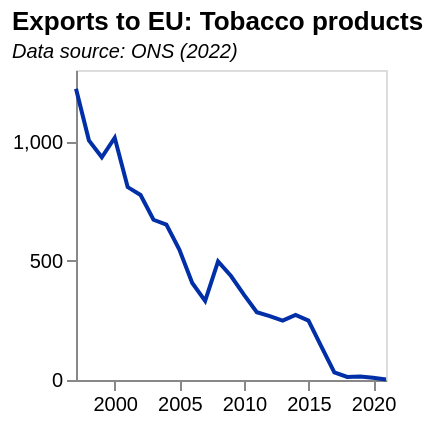

Vega-Lite specification for this chart:
### Vega-Lite specification from a JSON file in a GitHub repository (floating-point values rounded to 4 significant figures)
{"$schema": "https://vega.github.io/schema/vega-lite/v5.json", "data": {"values": [{"date": "1997", "label": "1997", "month": "", "quarter": "", "sourceDataset": "MQ10", "updateDate": "2021-12-15T00:00:00.000Z", "value": "1221", "year": "1997"}, {"date": "1998", "label": "1998", "month": "", "quarter": "", "sourceDataset": "MQ10", "updateDate": "2021-12-15T00:00:00.000Z", "value": "1005", "year": "1998"}, {"date": "1999", "label": "1999", "month": "", "quarter": "", "sourceDataset": "MQ10", "updateDate": "2021-12-15T00:00:00.000Z", "value": "934", "year": "1999"}, {"date": "2000", "label": "2000", "month": "", "quarter": "", "sourceDataset": "MQ10", "updateDate": "2021-12-15T00:00:00.000Z", "value": "1016", "year": "2000"}, {"date": "2001", "label": "2001", "month": "", "quarter": "", "sourceDataset": "MQ10", "updateDate": "2021-12-15T00:00:00.000Z", "value": "809", "year": "2001"}, {"date": "2002", "label": "2002", "month": "", "quarter": "", "sourceDataset": "MQ10", "updateDate": "2021-12-15T00:00:00.000Z", "value": "776", "year": "2002"}, {"date": "2003", "label": "2003", "month": "", "quarter": "", "sourceDataset": "MQ10", "updateDate": "2021-12-15T00:00:00.000Z", "value": "672", "year": "2003"}, {"date": "2004", "label": "2004", "month": "", "quarter": "", "sourceDataset": "MQ10", "updateDate": "2021-12-15T00:00:00.000Z", "value": "652", "year": "2004"}, {"date": "2005", "label": "2005", "month": "", "quarter": "", "sourceDataset": "MQ10", "updateDate": "2021-12-15T00:00:00.000Z", "value": "547", "year": "2005"}, {"date": "2006", "label": "2006", "month": "", "quarter": "", "sourceDataset": "MQ10", "updateDate": "2021-12-15T00:00:00.000Z", "value": "407", "year": "2006"}, {"date": "2007", "label": "2007", "month": "", "quarter": "", "sourceDataset": "MQ10", "updateDate": "2021-12-15T00:00:00.000Z", "value": "332", "year": "2007"}, {"date": "2008", "label": "2008", "month": "", "quarter": "", "sourceDataset": "MQ10", "updateDate": "2021-12-15T00:00:00.000Z", "value": "497", "year": "2008"}, {"date": "2009", "label": "2009", "month": "", "quarter": "", "sourceDataset": "MQ10", "updateDate": "2021-12-15T00:00:00.000Z", "value": "436", "year": "2009"}, {"date": "2010", "label": "2010", "month": "", "quarter": "", "sourceDataset": "MQ10", "updateDate": "2021-12-15T00:00:00.000Z", "value": "358", "year": "2010"}, {"date": "2011", "label": "2011", "month": "", "quarter": "", "sourceDataset": "MQ10", "updateDate": "2021-12-15T00:00:00.000Z", "value": "284", "year": "2011"}, {"date": "2012", "label": "2012", "month": "", "quarter": "", "sourceDataset": "MQ10", "updateDate": "2021-12-15T00:00:00.000Z", "value": "268", "year": "2012"}, {"date": "2013", "label": "2013", "month": "", "quarter": "", "sourceDataset": "MQ10", "updateDate": "2021-12-15T00:00:00.000Z", "value": "249", "year": "2013"}, {"date": "2014", "label": "2014", "month": "", "quarter": "", "sourceDataset": "MQ10", "updateDate": "2021-12-15T00:00:00.000Z", "value": "273", "year": "2014"}, {"date": "2015", "label": "2015", "month": "", "quarter": "", "sourceDataset": "MQ10", "updateDate": "2021-12-15T00:00:00.000Z", "value": "249", "year": "2015"}, {"date": "2016", "label": "2016", "month": "", "quarter": "", "sourceDataset": "MQ10", "updateDate": "2020-12-16T00:00:00.000Z", "value": "140", "year": "2016"}, {"date": "2017", "label": "2017", "month": "", "quarter": "", "sourceDataset": "MQ10", "updateDate": "2020-12-16T00:00:00.000Z", "value": "32", "year": "2017"}, {"date": "2018", "label": "2018", "month": "", "quarter": "", "sourceDataset": "MQ10", "updateDate": "2020-12-16T00:00:00.000Z", "value": "13", "year": "2018"}, {"date": "2019", "label": "2019", "month": "", "quarter": "", "sourceDataset": "MQ10", "updateDate": "2020-12-16T00:00:00.000Z", "value": "15", "year": "2019"}, {"date": "2020", "label": "2020", "month": "", "quarter": "", "sourceDataset": "MQ10", "updateDate": "2021-03-18T00:00:00.000Z", "value": "9", "year": "2020"}, {"date": "2021", "label": "2021", "month": "", "quarter": "", "sourceDataset": "MQ10", "updateDate": "2022-03-16T00:00:00.000Z", "value": "2", "year": "2021"}], "format": {"parse": {"date": "date"}}}, "title": {"text": "Exports to EU: Tobacco products", "subtitle": "Data source: ONS (2022)", "subtitleFontStyle": "italic", "subtitleFontSize": 10, "anchor": "start", "color": "black"}, "width": 155, "height": 155, "mark": {"type": "line", "color": "rgb(0,47,167)"}, "encoding": {"x": {"field": "date", "type": "temporal", "axis": {"grid": false}, "title": ""}, "y": {"field": "value", "type": "quantitative", "axis": {"grid": false}, "title": ""}}}
